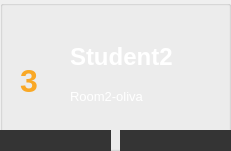
  <widget class="QGroupBox" name="groupBox_8">
   <property name="geometry">
    <rect>
     <x>770</x>
     <y>430</y>
     <width>231</width>
     <height>151</height>
    </rect>
   </property>
   <property name="styleSheet">
    <string notr="true">QPushButton {
 
	color: rgb(255, 255, 255);
	
	background-color: rgb(52, 52, 52);
border: 0px solid;
border-radius : 0px;
font: 12pt &quot;Nirmala UI&quot;;
}

QPushButton:hover {
	
	background-color: rgb(151, 9, 206);
	
	color: rgb(255, 255, 255);
}</string>
   </property>
   <property name="title">
    <string/>
   </property>
   <widget class="QPushButton" name="mainhome_buttn_10">
    <property name="geometry">
     <rect>
      <x>0</x>
      <y>130</y>
      <width>111</width>
      <height>21</height>
     </rect>
    </property>
    <property name="font">
     <font>
      <family>Nirmala UI</family>
      <pointsize>12</pointsize>
      <weight>50</weight>
      <italic>false</italic>
      <bold>false</bold>
     </font>
    </property>
    <property name="styleSheet">
     <string notr="true"/>
    </property>
    <property name="text">
     <string/>
    </property>
    <property name="icon">
     <iconset>
      <normaloff>photos/arrow2.svg</normaloff>photos/arrow2.svg</iconset>
    </property>
    <property name="iconSize">
     <size>
      <width>10</width>
      <height>10</height>
     </size>
    </property>
    <property name="autoDefault">
     <bool>true</bool>
    </property>
    <property name="flat">
     <bool>false</bool>
    </property>
   </widget>
   <widget class="QPushButton" name="mainhome_buttn_11">
    <property name="geometry">
     <rect>
      <x>120</x>
      <y>130</y>
      <width>111</width>
      <height>21</height>
     </rect>
    </property>
    <property name="font">
     <font>
      <family>Nirmala UI</family>
      <pointsize>12</pointsize>
      <weight>50</weight>
      <italic>false</italic>
      <bold>false</bold>
     </font>
    </property>
    <property name="styleSheet">
     <string notr="true"/>
    </property>
    <property name="text">
     <string/>
    </property>
    <property name="icon">
     <iconset>
      <normaloff>photos/arrow3.svg</normaloff>photos/arrow3.svg</iconset>
    </property>
    <property name="iconSize">
     <size>
      <width>10</width>
      <height>10</height>
     </size>
    </property>
    <property name="autoDefault">
     <bool>true</bool>
    </property>
    <property name="flat">
     <bool>false</bool>
    </property>
   </widget>
   <widget class="QLabel" name="label_7">
    <property name="geometry">
     <rect>
      <x>20</x>
      <y>50</y>
      <width>41</width>
      <height>61</height>
     </rect>
    </property>
    <property name="font">
     <font>
      <pointsize>24</pointsize>
      <weight>75</weight>
      <bold>true</bold>
     </font>
    </property>
    <property name="styleSheet">
     <string notr="true">background-color: rgba(0,0,0,0%);
color: rgb(249, 168, 38);</string>
    </property>
    <property name="text">
     <string>3</string>
    </property>
   </widget>
   <widget class="QWidget" name="verticalLayoutWidget_4">
    <property name="geometry">
     <rect>
      <x>70</x>
      <y>40</y>
      <width>131</width>
      <height>73</height>
     </rect>
    </property>
    <layout class="QVBoxLayout" name="verticalLayout_4">
     <item>
      <widget class="QLabel" name="Time_label_4">
       <property name="font">
        <font>
         <family>Nirmala UI</family>
         <pointsize>18</pointsize>
         <weight>75</weight>
         <bold>true</bold>
        </font>
       </property>
       <property name="styleSheet">
        <string notr="true">color: white;
background-color: rgba(0,0,0,0%);</string>
       </property>
       <property name="text">
        <string>Student2</string>
       </property>
      </widget>
     </item>
     <item>
      <widget class="QLabel" name="date_label_4">
       <property name="font">
        <font>
         <family>Nirmala UI</family>
         <pointsize>10</pointsize>
         <weight>50</weight>
         <bold>false</bold>
        </font>
       </property>
       <property name="styleSheet">
        <string notr="true">color: white;
background-color: rgba(0,0,0,0%);</string>
       </property>
       <property name="text">
        <string>Room2-oliva</string>
       </property>
      </widget>
     </item>
    </layout>
   </widget>
  </widget>
